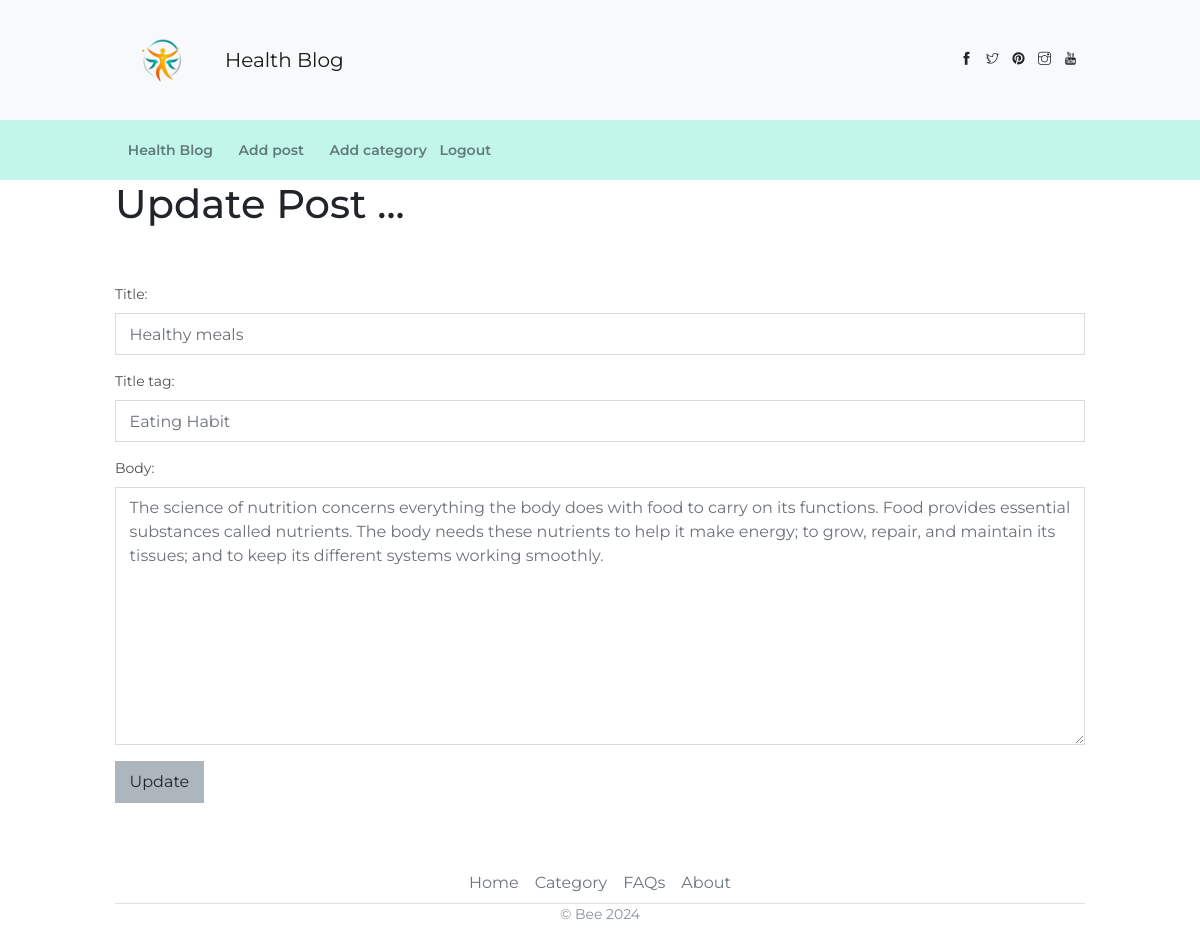
/article/edit/6 (signed in), run on the app's committed database.
### blog/models.py (models this page shows, shortened)
class Post(models.Model):
    title = models.CharField(max_length=100)
    title_tag = models.CharField(max_length=100)
    author = models.ForeignKey(User, on_delete=models.CASCADE)
    body = models.TextField()
    date_created = models.DateField(auto_now_add=True)
    category = models.CharField(max_length=100, default= 'Nutrition')
    likes = models.ManyToManyField(User, related_name='blog_posts')

### blog/views.py (the view)
# urls.py: path('article/edit/<int:pk>', UpdatePostView.as_view(), name='update_post'),
class UpdatePostView(UpdateView):
    model = Post
    template_name = 'blog/update_post.html'
    form_class = EditForm

### blog/forms.py
class EditForm(forms.ModelForm):
    class Meta:
        model = Post
        fields = ('title', 'title_tag', 'body')
        widgets = {
            'title': forms.TextInput(attrs={'class': 'form-control'}),
            'title_tag': forms.TextInput(attrs={'class': 'form-control'}),
            'body': forms.Textarea(attrs={'class': 'form-control'}),
        }

### templates/blog/update_post.html (shortened to what this page needs)
{% extends 'base.html' %}
{% block content %}
<div class="container">
    <div class="page-container">
        <div class="page-content">
{% if user.is_authenticated %}
    {% if user.id == post.author.id %}
        <h1>Update Post ...</h1>
        <br></br>
        <div class="form-group">
            <form method="POST">
                {{ form.as_p }}
                <button class="btn btn-secondary">Update</button>
            </form>
        </div>
    {% else %}
        You are not allowed to update a post!
    {% endif %}
{% else %}
You are not allowed to update a post!
{% endif %}
{% endblock %}

### data on the page
Post: title "Healthy meals", title_tag "Eating Habit", body "The science of nutrition concerns everything the body does with food to carry on its functions. Food provides essential substances called nutrients. The body needs these nutrients to help it make energy; to grow, repair, and maintain its tissues; and to keep its different systems working smoothly."
